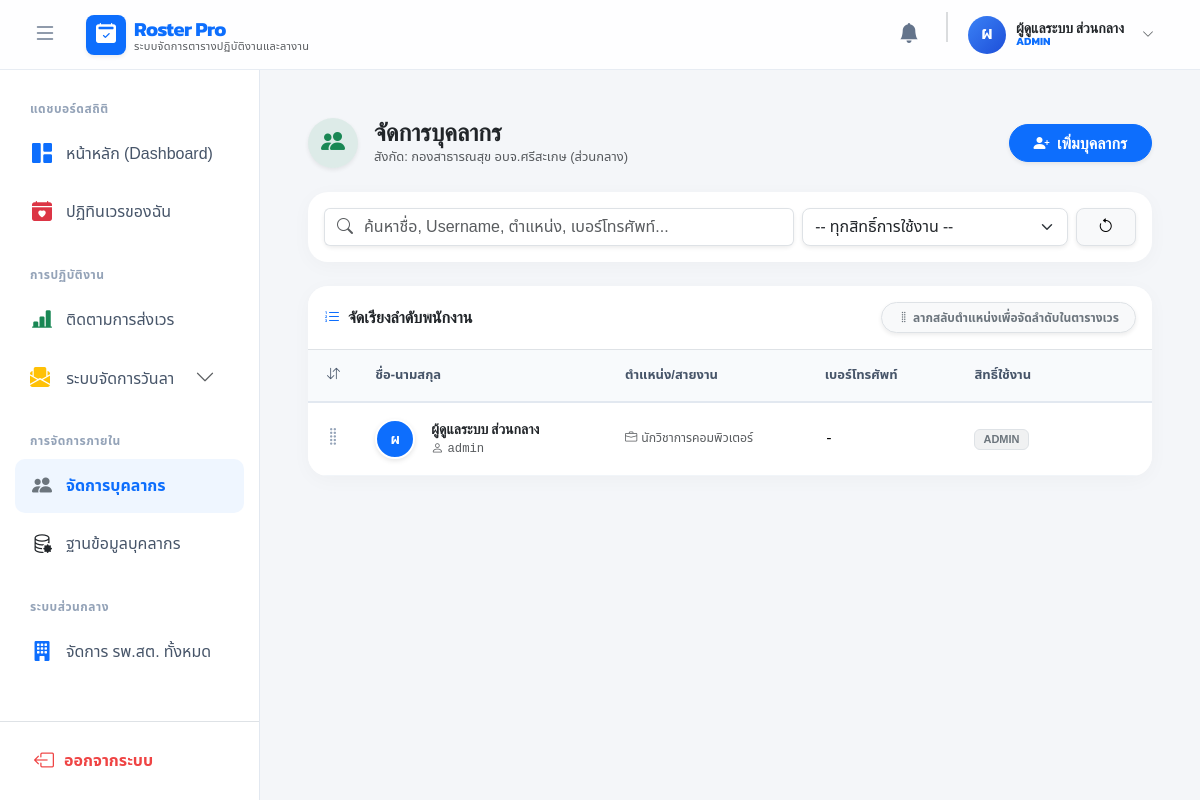
/index.php?c=staff (signed in), run on the app's committed database.
### tables this page shows
CREATE TABLE `users` (
  `id` int(11) NOT NULL,
  `hospital_id` int(11) DEFAULT NULL COMMENT 'รหัสหน่วยบริการ (NULL = แอดมินส่วนกลาง)',
  `name` varchar(100) NOT NULL,
  `phone` varchar(50) DEFAULT NULL,
  `username` varchar(50) NOT NULL,
  `password` varchar(255) NOT NULL,
  `role` enum('SUPERADMIN','ADMIN','DIRECTOR','SCHEDULER','STAFF','HR') NOT NULL DEFAULT 'STAFF',
  `is_active` tinyint(1) NOT NULL DEFAULT 1 COMMENT '1=Active, 0=Suspended',
  `position` varchar(100) DEFAULT NULL COMMENT 'ตำแหน่งการปฏิบัติงาน',
  `employee_type` enum('ข้าราชการ/พนักงานท้องถิ่น','พนักงานจ้างตามภารกิจ','พนักงานจ้างทั่วไป') NOT NULL DEFAULT 'ข้าราชการ/พนักงานท้องถิ่น',
  `start_date` date DEFAULT NULL COMMENT 'วันที่บรรจุ/เริ่มงาน',
  `type` varchar(100) DEFAULT NULL COMMENT 'วิชาชีพ/ตำแหน่ง',
  `position_number` varchar(50) DEFAULT NULL,
  `color_theme` varchar(20) DEFAULT 'primary',
  `sort_order` int(11) DEFAULT 0,
  `created_at` datetime DEFAULT current_timestamp(),
  `display_order` int(11) NOT NULL DEFAULT 0,
  `id_card` varchar(13) DEFAULT NULL,
  `pay_rate_id` int(11) DEFAULT NULL,
  `deleted_at` datetime DEFAULT NULL COMMENT 'เวลาที่ถูกลบ (Soft Delete)'
);

### models/HospitalModel.php (called while the page is built, shortened)
<?php
class HospitalModel {
    private $conn;
    private $table_name = "hospitals";
    public function __construct($db) {
        $this->conn = $db;
        $this->conn->setAttribute(PDO::ATTR_ERRMODE, PDO::ERRMODE_EXCEPTION);
        $this->checkAndCreateColumns();
    }
    private function checkAndCreateColumns() {
        try {
            $stmt = $this->conn->query("SHOW COLUMNS FROM " . $this->table_name);
            $existing_columns = $stmt->fetchAll(PDO::FETCH_COLUMN);
            $required_columns = [
                'email' => 'VARCHAR(100) NULL',
                'phone' => 'VARCHAR(20) NULL',
                'address' => 'VARCHAR(255) NULL',
                'sub_district' => 'VARCHAR(100) NULL',
                'district' => 'VARCHAR(100) NULL',
                'province' => 'VARCHAR(100) NULL',
                'zipcode' => 'VARCHAR(10) NULL',
                'logo' => 'VARCHAR(255) NULL',
                'director_name' => 'VARCHAR(255) NULL',
                'hospital_code' => 'VARCHAR(20) NULL',
                'hospital_size' => "VARCHAR(10) DEFAULT 'S'",
                'latitude' => "VARCHAR(50) NULL",
                'longitude' => "VARCHAR(50) NULL",
                'shift_m_start' => "TIME DEFAULT '08:00:00'",
                'shift_m_end' => "TIME DEFAULT '16:00:00'",
                'shift_a_start' => "TIME DEFAULT '16:00:00'",
                'shift_a_end' => "TIME DEFAULT '00:00:00'",
                'shift_n_start' => "TIME DEFAULT '00:00:00'",
                'shift_n_end' => "TIME DEFAULT '08:00:00'",
                'deleted_at' => "DATETIME NULL DEFAULT NULL COMMENT 'เวลาที่ถูกลบ (Soft Delete)'"
            ];
        } catch (PDOException $e) {
            error_log("Hospital Auto-migration failed: " . $e->getMessage());
        }
    }
    public function getHospitalById($id) {
        $query = "SELECT * FROM " . $this->table_name . " WHERE id = :id AND deleted_at IS NULL LIMIT 1";
        $stmt = $this->conn->prepare($query);
        $stmt->bindParam(':id', $id, PDO::PARAM_INT);
        $stmt->execute();
        return $stmt->fetch(PDO::FETCH_ASSOC);
    }
}
?>

### views/staff/index.php (the view, shortened to what this page needs)
<?php
$staff_list = $staff_list ?? [];
$hospital_name = $hospital_name ?? 'หน่วยบริการของคุณ';
?>
<link rel="stylesheet" href="https://cdn.jsdelivr.net/npm/flatpickr/dist/flatpickr.min.css">
<div class="container-fluid px-3 px-md-4 py-4">
    <div class="d-flex flex-column flex-md-row justify-content-between align-items-md-center mb-4 gap-3">
        <div class="d-flex align-items-center gap-3">
            <div class="bg-success bg-opacity-10 text-success rounded-circle d-flex align-items-center justify-content-center shadow-sm flex-shrink-0" style="width: 50px; height: 50px;">
                <i class="bi bi-people-fill fs-4"></i>
            </div>
            <div>
                <h2 class="h4 text-dark mb-0 fw-bold">จัดการบุคลากร</h2>
                <p class="text-muted mb-0" style="font-size: 13px;">สังกัด: <?= htmlspecialchars($hospital_name) ?></p>
            </div>
        </div>
        <div class="d-flex gap-2">
            <button class="btn btn-primary fw-bold rounded-pill shadow-sm px-4" data-bs-toggle="modal" data-bs-target="#addStaffModal" onclick="resetForm()">
                <i class="bi bi-person-plus-fill me-1"></i> เพิ่มบุคลากร
            </button>
        </div>
    </div>
    <div class="card card-modern mb-4">
        <div class="card-body p-3">
            <div class="row g-2 align-items-center">
                <div class="col-md-7">
                    <div class="input-group shadow-sm rounded-3">
                        <span class="input-group-text bg-white border-end-0"><i class="bi bi-search text-muted"></i></span>
                        <input type="text" id="searchInput" class="form-control border-start-0 ps-0" placeholder="ค้นหาชื่อ, Username, ตำแหน่ง, เบอร์โทรศัพท์...">
                    </div>
                </div>
                <div class="col-md-4">
                    <select id="filterRole" class="form-select shadow-sm rounded-3">
                        <option value="">-- ทุกสิทธิ์การใช้งาน --</option>
                    </select>
                </div>
                <div class="col-md-1">
                    <button class="btn btn-light border w-100 rounded-3 shadow-sm" onclick="clearFilters()" title="ล้างตัวกรอง">
                        <i class="bi bi-arrow-counterclockwise"></i>
                    </button>
                </div>
            </div>
        </div>
    </div>
    <div class="card card-modern overflow-hidden">
        <div class="card-header bg-white py-3 border-bottom d-flex justify-content-between align-items-center">
            <h6 class="mb-0 fw-bold text-dark"><i class="bi bi-list-ol text-primary me-2"></i>จัดเรียงลำดับพนักงาน</h6>
            <span class="badge bg-light text-secondary border px-3 py-2 rounded-pill shadow-sm"><i class="bi bi-grip-vertical"></i> ลากสลับตำแหน่งเพื่อจัดลำดับในตารางเวร</span>
        </div>
        <div class="table-responsive">
            <table class="table table-modern mb-0" style="min-width: 1000px;">
                <thead>
                    <tr>
                        <th class="text-center" width="5%"><i class="bi bi-arrow-down-up"></i></th>
                        <th width="25%">ชื่อ-นามสกุล</th>
                        <th width="20%">ตำแหน่ง/สายงาน</th>
                        <th width="15%">เบอร์โทรศัพท์</th>
                        <th width="15%">สิทธิ์ใช้งาน</th>
                        <th class="text-center" width="20%">จัดการ</th>
                    </tr>
                </thead>
                <tbody id="staff-table-body">
                    <?php if(empty($staff_list)): ?>
                        <tr><td colspan="6" class="text-center py-5 text-muted">ไม่พบข้อมูลบุคลากรในหน่วยบริการนี้</td></tr>
                    <?php else: foreach($staff_list as $user):
                        $theme = $user['color_theme'] ?? 'primary';
                        $initial = mb_substr($user['name'], 0, 1, 'UTF-8');
                    ?>
                        <tr class="staff-row" data-id="<?= $user['id'] ?>" data-role="<?= strtoupper($user['role']) ?>">
                            <td class="text-center"><i class="bi bi-grip-vertical drag-handle"></i></td>
                            <td>
                                <div class="d-flex align-items-center">
                                    <div class="avatar-circle bg-<?= $theme ?> me-3"><?= $initial ?></div>
                                    <div>
                                        <div class="fw-bold text-dark staff-name"><?= htmlspecialchars($user['name']) ?></div>
                                        <div class="small text-muted font-monospace staff-username"><i class="bi bi-person me-1"></i><?= htmlspecialchars($user['username'] ?? '-') ?></div>
                                    </div>
                                </div>
                            </td>
                            <td>
                                <div class="small text-muted staff-position"><i class="bi bi-briefcase me-1"></i><?= htmlspecialchars($user['type'] ?? '-') ?></div>
                            </td>
                            <td class="font-monospace staff-phone"><?= htmlspecialchars($user['phone'] ?? '-') ?></td>
                            <td>
                                <span class="badge bg-secondary bg-opacity-10 text-secondary border px-2 py-1" style="font-size: 11px;"><?= htmlspecialchars($user['role']) ?></span>
                            </td>
                            <td class="text-center">
                            </td>
                        </tr>
                    <?php endforeach; endif; ?>
                </tbody>
            </table>
        </div>
    </div>
</div>

### views/layouts/header.php (style rules this page uses)
:root { --primary-color: #0d6efd; --sidebar-bg: #ffffff; --navbar-height: 70px; }
body { font-family: 'Noto Sans Thai', sans-serif; background-color: #f4f6f9; height: 100vh; overflow: hidden; margin: 0; padding: 0; -webkit-font-smoothing: antialiased; }
h1, h2, h3, h4, h5, h6, .fw-bold { font-family: 'Kanit', sans-serif; }

### views/staff/index.php (style rules this page uses)
.card-modern { border: none; border-radius: 1.25rem; box-shadow: 0 4px 20px rgba(0,0,0,0.03); background: #ffffff; }
.table-modern th { font-weight: 600; color: #475569; font-size: 13px; background-color: #f8fafc; text-transform: uppercase; border-bottom: 2px solid #e2e8f0; padding: 1rem; }
.table-modern td { vertical-align: middle; font-size: 14px; border-bottom: 1px solid #f1f5f9; padding: 1rem; background-color: #ffffff; }
.drag-handle { cursor: grab; font-size: 1.2rem; color: #94a3b8; }
.avatar-circle { width: 40px; height: 40px; border-radius: 50%; display: flex; align-items: center; justify-content: center; font-weight: bold; color: white; border: 2px solid white; box-shadow: 0 2px 5px rgba(0,0,0,0.1); }

### data on the page
users: name "ผ", name "ผู้ดูแลระบบ ส่วนกลาง", username "admin", type "นักวิชาการคอมพิวเตอร์", phone "-", role "ADMIN"

### other printed values
$app_name "Roster Pro"
$app_subtitle "ระบบจัดการตารางปฏิบัติงานและลางาน"
mb_substr($_SESSION['user']['name'], 0, 1, 'UTF-8') "ผ"
$_SESSION['user']['name'] "ผู้ดูแลระบบ ส่วนกลาง"
$_SESSION['user']['role'] "ADMIN"
$hospital_name "กองสาธารณสุข อบจ.ศรีสะเกษ (ส่วนกลาง)"
